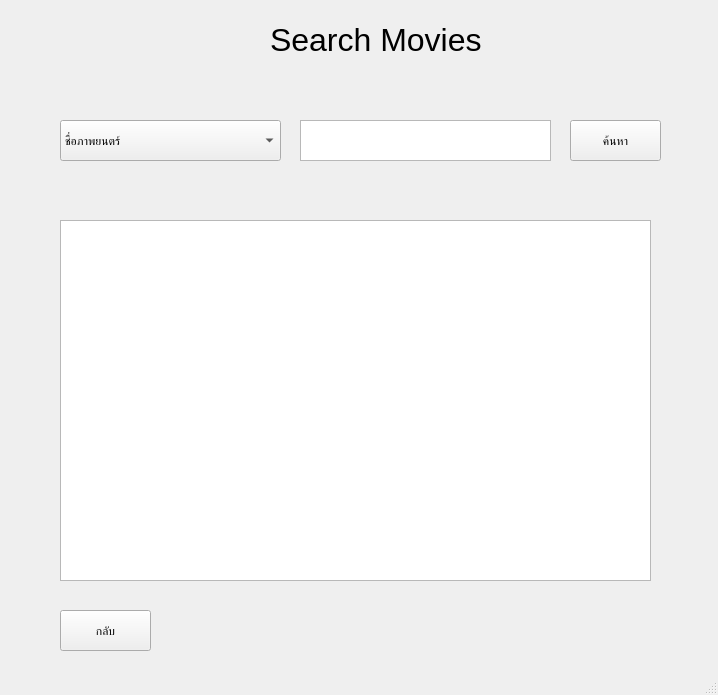
<?xml version="1.0" encoding="UTF-8"?>
<ui version="4.0">
 <class>MainWindow</class>
 <widget class="QMainWindow" name="MainWindow">
  <property name="geometry">
   <rect>
    <x>0</x>
    <y>0</y>
    <width>718</width>
    <height>695</height>
   </rect>
  </property>
  <property name="windowTitle">
   <string>MainWindow</string>
  </property>
  <widget class="QWidget" name="centralwidget">
   <widget class="QLabel" name="label">
    <property name="geometry">
     <rect>
      <x>270</x>
      <y>20</y>
      <width>211</width>
      <height>41</height>
     </rect>
    </property>
    <property name="text">
     <string>&lt;html&gt;&lt;head/&gt;&lt;body&gt;&lt;p&gt;&lt;span style=&quot; font-size:24pt;&quot;&gt;Search Movies&lt;/span&gt;&lt;/p&gt;&lt;/body&gt;&lt;/html&gt;</string>
    </property>
   </widget>
   <widget class="QTableWidget" name="tableWidget">
    <property name="geometry">
     <rect>
      <x>60</x>
      <y>220</y>
      <width>591</width>
      <height>361</height>
     </rect>
    </property>
   </widget>
   <widget class="QPushButton" name="pushButton">
    <property name="geometry">
     <rect>
      <x>570</x>
      <y>120</y>
      <width>91</width>
      <height>41</height>
     </rect>
    </property>
    <property name="styleSheet">
     <string notr="true">font: 16pt &quot;MS Shell Dlg 2&quot;;</string>
    </property>
    <property name="text">
     <string>ค้นหา</string>
    </property>
   </widget>
   <widget class="QTextEdit" name="textEdit">
    <property name="geometry">
     <rect>
      <x>300</x>
      <y>120</y>
      <width>251</width>
      <height>41</height>
     </rect>
    </property>
    <property name="styleSheet">
     <string notr="true">font: 16pt &quot;MS Shell Dlg 2&quot;;</string>
    </property>
   </widget>
   <widget class="QComboBox" name="comboBox">
    <property name="geometry">
     <rect>
      <x>60</x>
      <y>120</y>
      <width>221</width>
      <height>41</height>
     </rect>
    </property>
    <property name="styleSheet">
     <string notr="true">font: 16pt &quot;MS Shell Dlg 2&quot;;</string>
    </property>
    <item>
     <property name="text">
      <string>ชื่อภาพยนตร์</string>
     </property>
    </item>
   </widget>
   <widget class="QPushButton" name="pushButton_2">
    <property name="geometry">
     <rect>
      <x>60</x>
      <y>610</y>
      <width>91</width>
      <height>41</height>
     </rect>
    </property>
    <property name="styleSheet">
     <string notr="true">font: 16pt &quot;MS Shell Dlg 2&quot;;</string>
    </property>
    <property name="text">
     <string>กลับ</string>
    </property>
   </widget>
  </widget>
  <widget class="QMenuBar" name="menubar">
   <property name="geometry">
    <rect>
     <x>0</x>
     <y>0</y>
     <width>718</width>
     <height>21</height>
    </rect>
   </property>
  </widget>
  <widget class="QStatusBar" name="statusbar"/>
 </widget>
 <resources/>
 <connections/>
</ui>
